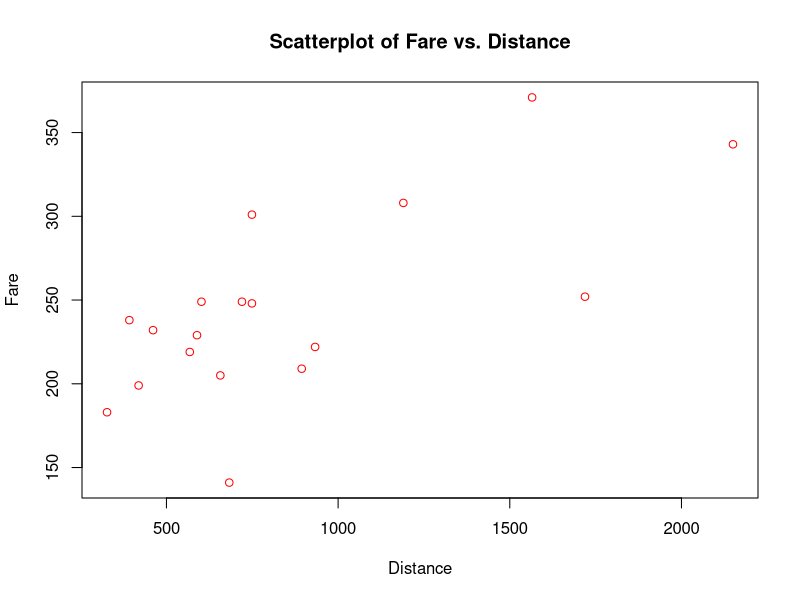
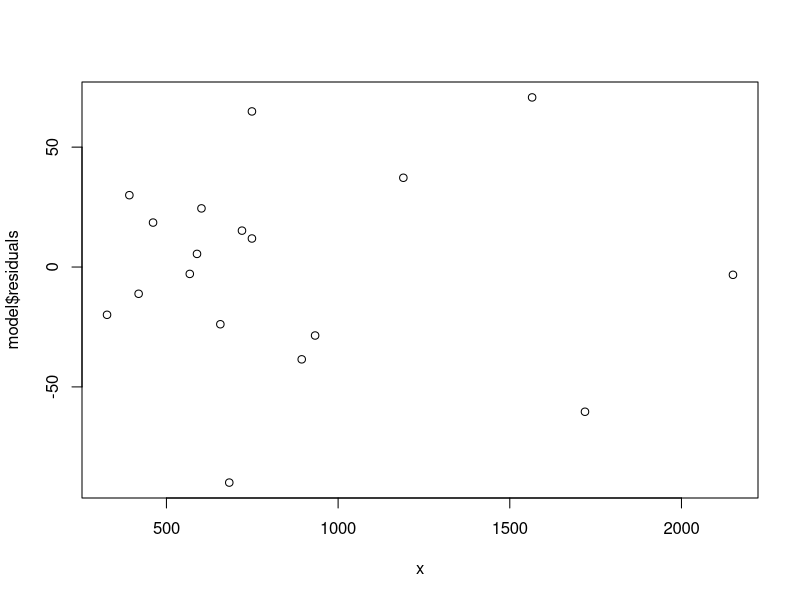
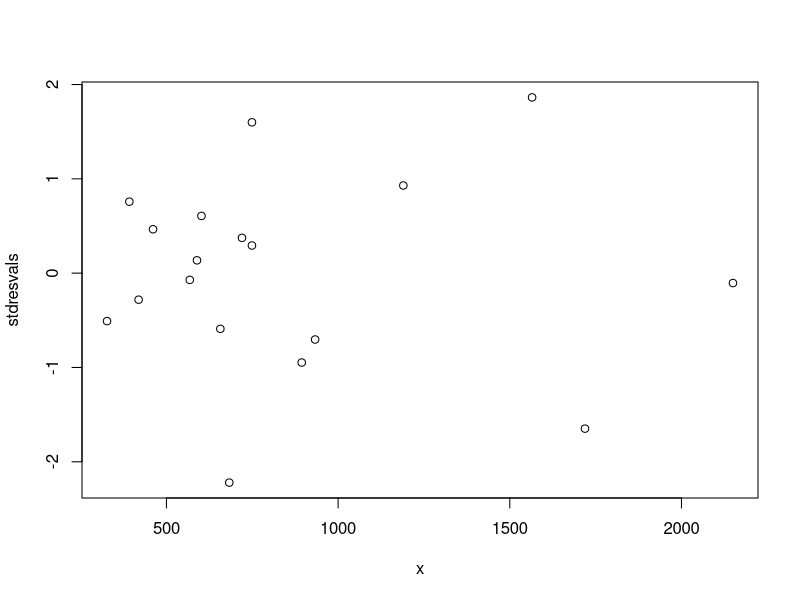
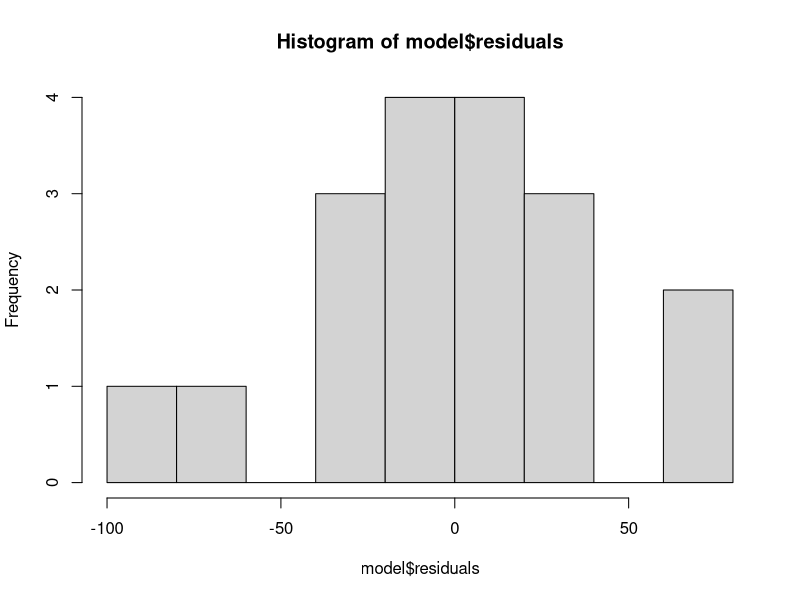
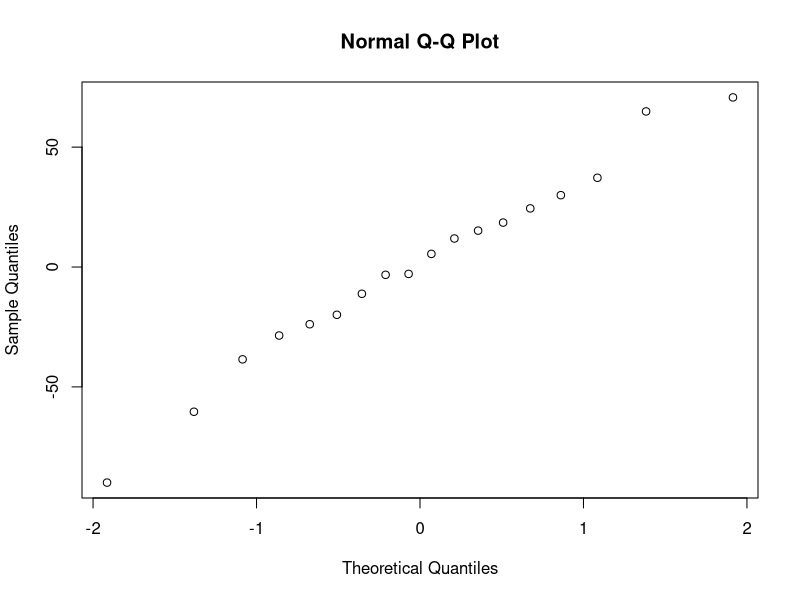
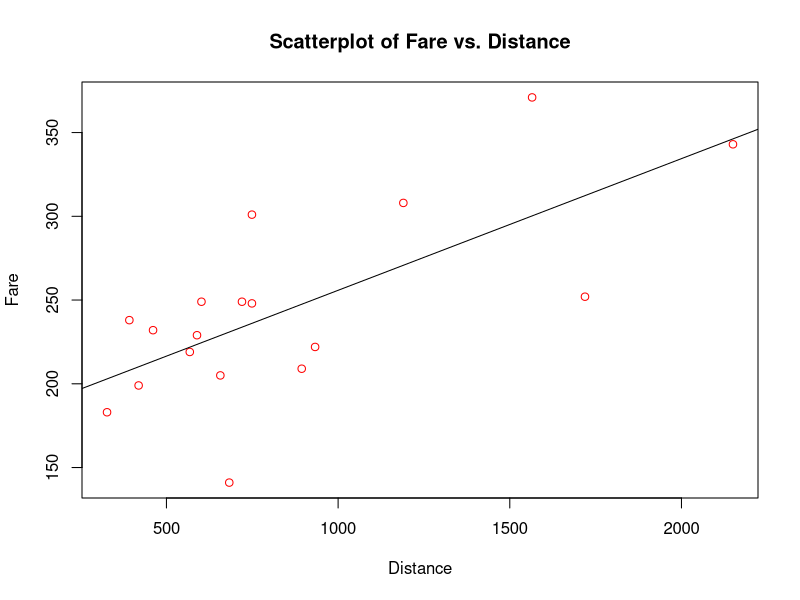

R code for these plots, in order:
## ---- chunk 1
knitr::opts_chunk$set(echo = TRUE, warning = FALSE, message = FALSE, fig.align = "center", comment = NA)

## ---- chunk 2
AtlReg <- read.csv("AtlantaRegression.csv")
AtlReg

# Figure out what your x and y are
x <- AtlReg$Distance
y <- AtlReg$Fare

############################################################################
# Checking Assumption 1:
############################################################################

# Create a scatterplot of x vs. y
plot(x, y, xlab="Distance", ylab="Fare", main = "Scatterplot of Fare vs. Distance", col = "red")

# Find the correlation between x and y
r <- cor(x,y)
r

# Find the R^2 value
Rsquared <- cor(x,y)^2
Rsquared

# Everything looks good? 

############################################################################
# Checking Assumption 2 and 3:
############################################################################

# We have to create the linear model to get the residual plot
# we use the lm function to create the linear model

model <- lm(y ~ x) 

# It is time to examine the residual

plot(x, model$residuals) # residuals vs x - Residual plot

# a better residual plot?
library(MASS)
stdresvals <- stdres(model) # standardized residuals
plot(x, stdresvals) # This residual plot is easier to read than the previous

############################################################################
# Checking Assumption 4:
############################################################################

hist(model$residuals) # histogram of residuals - To check if residuals are normal

qqnorm(model$residuals) # QQplot- To check if residuals are normal

## ---- chunk 3
AtlReg <- read.csv("AtlantaRegression.csv")
AtlReg

# Figure out what your x and y are
x <- AtlReg$Distance
y <- AtlReg$Fare

model <- lm(y ~ x)

# plot of x vs. y 
plot(x, y, xlab="Distance", ylab="Fare", main = "Scatterplot of Fare vs. Distance", col = "red")

#We can add the line to the plot as a visual aid
abline(lm(y~x))

summary(model)

names(model)

model$coefficients  #[1] is the intercept, [2] is the slope

model$fitted.values
model$residuals

#--------------------------------------------------
# Optional: Creating an easily read table of obsreved values, fits and residuals:

numbers <- cbind(AtlReg[,3], model$fitted.values, model$residuals)
colnames(numbers) <- c("Observed Fare", "Fits", "Residuals")
rownames(numbers) <- AtlReg[,1]

output <- as.table(numbers)
output
#--------------End Table---------------------------
## ---- chunk 4
summary(model) # Use this to get the coefficients
## ---- chunk 5
model <- lm(y ~ x)
summary(model)
## ---- chunk 6
model <- lm(y ~ x)

confint(model, level=.95) # 95% CI for betas
## ---- chunk 7
model <- lm(y ~ x)

#prediction interval for the new observation 700
predict(model, data.frame(x=700),interval="pred",level=.95) #prediction interval

## ---- chunk 8
model <- lm(y ~ x)

#confidence interval for the new observation 700
predict(model, data.frame(x=700),interval="conf",level=.95) #confidence interval
